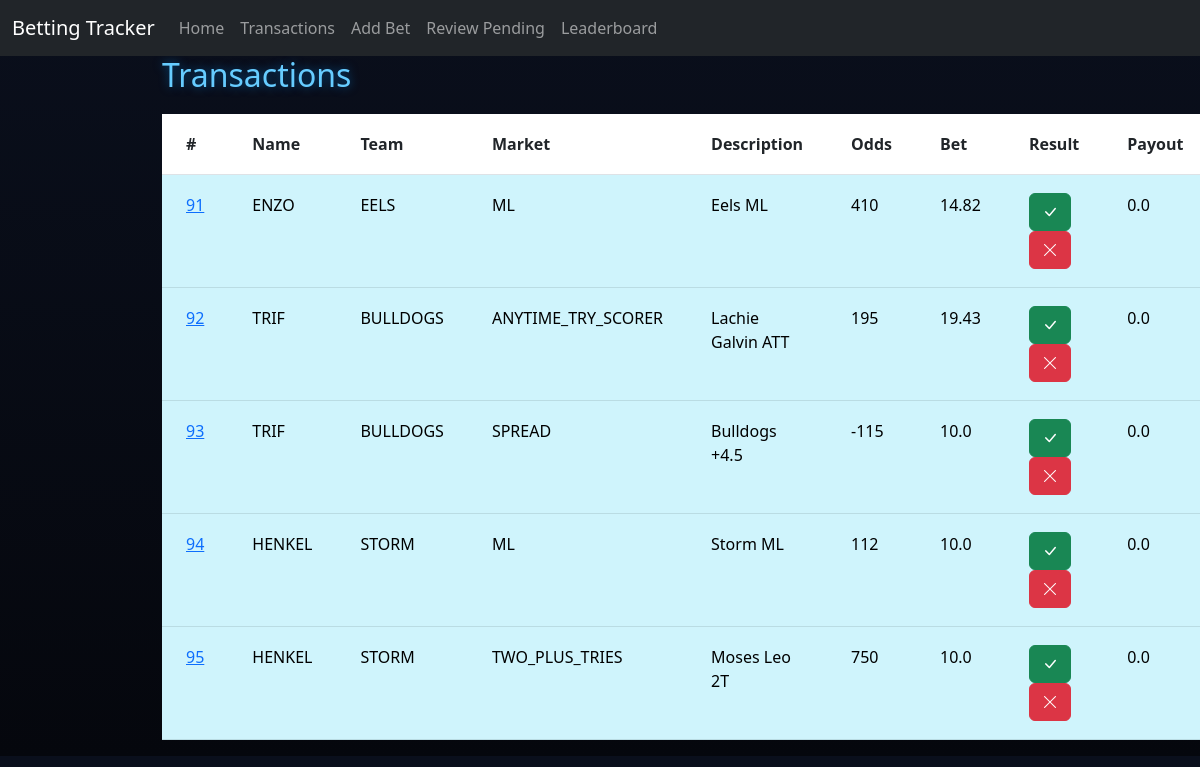
The page /review on the database as committed earlier.
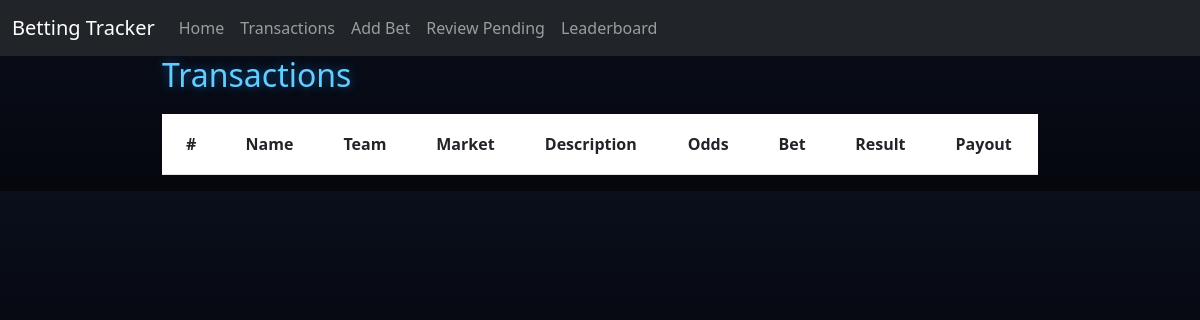
The same page on the database as committed later.
### tables this page shows
CREATE TABLE Transactions (
                            ID INTEGER PRIMARY KEY AUTOINCREMENT,
                            PlayerID INTEGER,
                            Team TEXT,
                            BetType TEXT,
                            Description TEXT,
                            Odds INTEGER,
                            AmountBet REAL,
                            Status TEXT,
                            AmountWon REAL,
                            FOREIGN KEY(PlayerID) REFERENCES Players(ID)
                        );

CREATE TABLE Players (
                        ID INTEGER PRIMARY KEY AUTOINCREMENT,
                        Name TEXT,
                        BetsPlaced INTEGER,
                        SuccessRate REAL,
                        Bank REAL
                    );

### app.py (the view, shortened to what this page needs)
@app.route("/review", methods=["GET", "POST"])
def review():
    db = get_db(DB)
    pending = db.execute("""
        SELECT Transactions.*, Players.Name
        FROM Transactions
        JOIN Players ON Players.ID = Transactions.PlayerID
        WHERE Status = 'Pending'
    """).fetchall()
    return render_template("review.html", transactions=pending)

### app.py (called while the page is built)
def get_db(DB):
    try:
        db = sqlite3.connect(DB)
        return db
    except sqlite3.Error as e:
        print(f"Error opening database: {e}")
        return None

### templates/review.html (shortened to what this page needs)
{% extends "base.html" %}
{% block content %}
<h2>Transactions</h2>
<table class="table transaction-table">
    <tr>
        <th>#</th>
        <th>Name</th>
        <th>Team</th>
        <th>Market</th>
        <th>Description</th>
        <th>Odds</th>
        <th>Bet</th>
        <th>Result</th>
        <th>Payout</th>
    </tr>
    {% for p in transactions %}
    <tr class="table-info">
        <td>
            <a href="{{ url_for('deleted', id=p[0]) }}">
                {{ p[0] }}
            </a>
        </td>
        <td>{{ p[9] }}</td>
        <td>{{ p[2] }}</td>
        <td>{{ p[3] }}</td>
        <td>{{ p[4] }}</td>
        <td>{{ p[5] }}</td>
        <td>{{ p[6] }}</td>
        <td>
            <form method="POST" action="{{ url_for('review') }}" style="display:inline;">
                <button class="btn btn-success">
                    <i class="bi bi-check-lg"></i>
                </button>
            </form>
            <form method="POST" action="{{ url_for('review') }}" style="display:inline;">
                <button class="btn btn-danger">
                    <i class="bi bi-x-lg"></i>
                </button>
            </form>
        </td>
        <td>{{ p[8] }}</td>
    </tr>
    {% endfor %}
</table>
{% endblock %}

Rows that differ between the two databases and show on the page:
no longer on this page (row edited): Transactions: ID "91", Name "ENZO", Team "EELS", BetType "ML", Description "Eels ML", Odds "410", AmountBet "14.82", AmountWon "0.0"
no longer on this page (row edited): Transactions: ID "92", Name "TRIF", Team "BULLDOGS", BetType "ANYTIME_TRY_SCORER", Description "Lachie Galvin ATT", Odds "195", AmountBet "19.43", AmountWon "0.0"
no longer on this page (row edited): Transactions: ID "93", Name "TRIF", Team "BULLDOGS", BetType "SPREAD", Description "Bulldogs +4.5", Odds "-115", AmountBet "10.0", AmountWon "0.0"
no longer on this page (row edited): Transactions: ID "94", Name "HENKEL", Team "STORM", BetType "ML", Description "Storm ML", Odds "112", AmountBet "10.0", AmountWon "0.0"
no longer on this page (row edited): Transactions: ID "95", Name "HENKEL", Team "STORM", BetType "TWO_PLUS_TRIES", Description "Moses Leo 2T", Odds "750", AmountBet "10.0", AmountWon "0.0"
